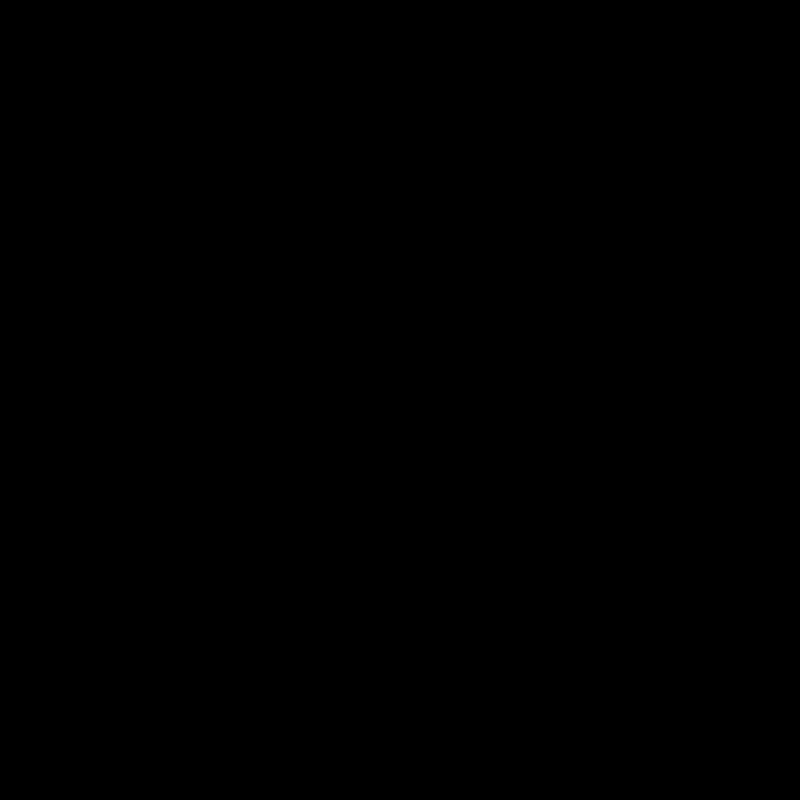
Frame 1 (no input)
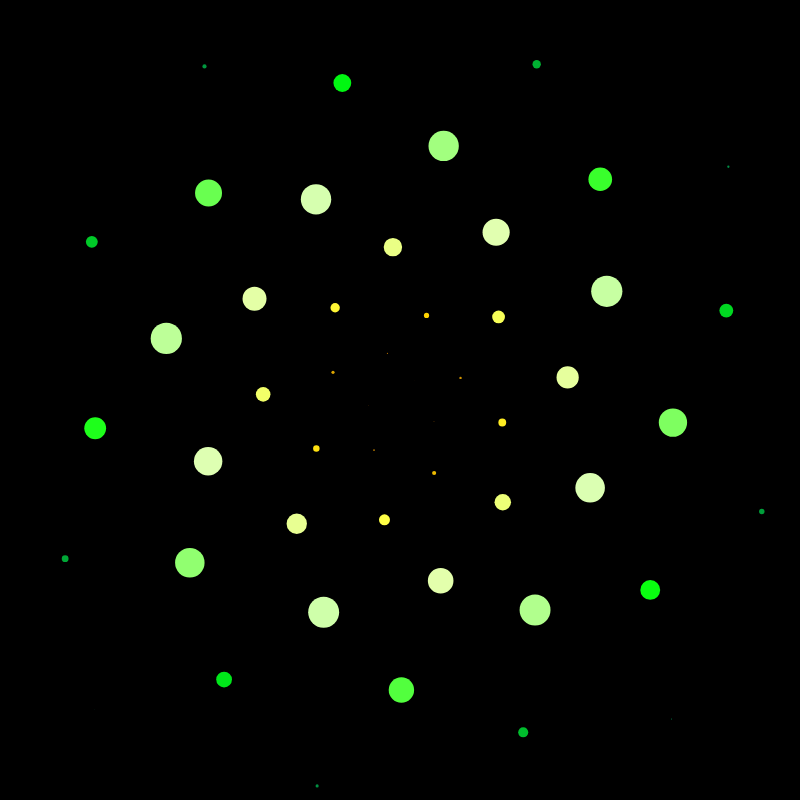
Frame 60 (no input)
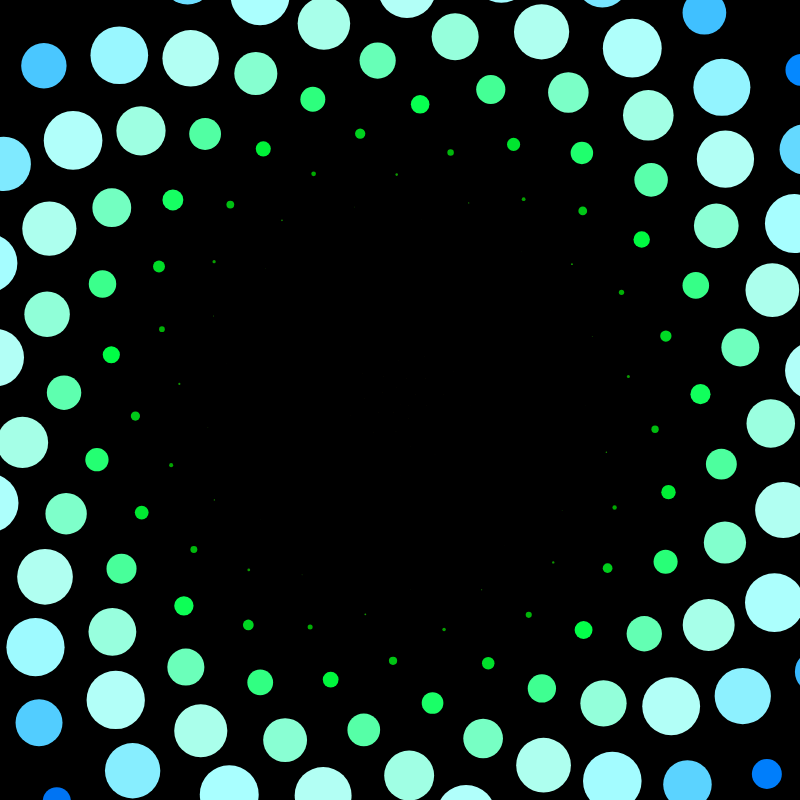
Frame 120 (the mouse pressed at the canvas centre since frame 60)

The p5.js sketch that drew these frames (run headless with seeded random() and noise() and a simulated clock; from frame 60 on, the mouse is pressed at the canvas centre):

// p5.js sketch
// ── sketch.js
function setup() {
    const size = min(window.innerWidth, window.innerHeight);
    createCanvas(800, 800);
    noStroke();
    colorMode(HSL, 1);
  }
  
  function cosn(v) {
    return cos(v * TWO_PI) * 0.5 + 0.5;
  }
  
  function invCosn(v) {
    return 1 - cosn(v);
  }
  
  const radius =  Math.sqrt(0.5);
  const dotSize = 0.1;
  const PHI = (1 + Math.sqrt(5)) / 2;
  
  const frames = 1000;
  let t;
  function draw() {
    scale(width, height);
     
    t = fract(frameCount / frames);
    background(0);
    
    const count = 2000 * invCosn(t);
    for (let i=1; i< count; i++) {
      const f = i / count;
      const angle = i * PHI;
      const dist = f * radius;
      
      const x = 0.5 + cos(angle * TWO_PI) * dist;
      const y = 0.5 + sin(angle * TWO_PI) * dist;
      
      const sig = pow(cosn(f - t * 6), 2);
      const r =  f * sig * dotSize;
      
      const hue = fract(t + f * 0.5);
      const sat = 1;
      const light = 0.6 * sig + 0.25;
      const clr = color(hue, sat, light);
      fill(clr);
    
      circle(x, y , r);
    }
  }
